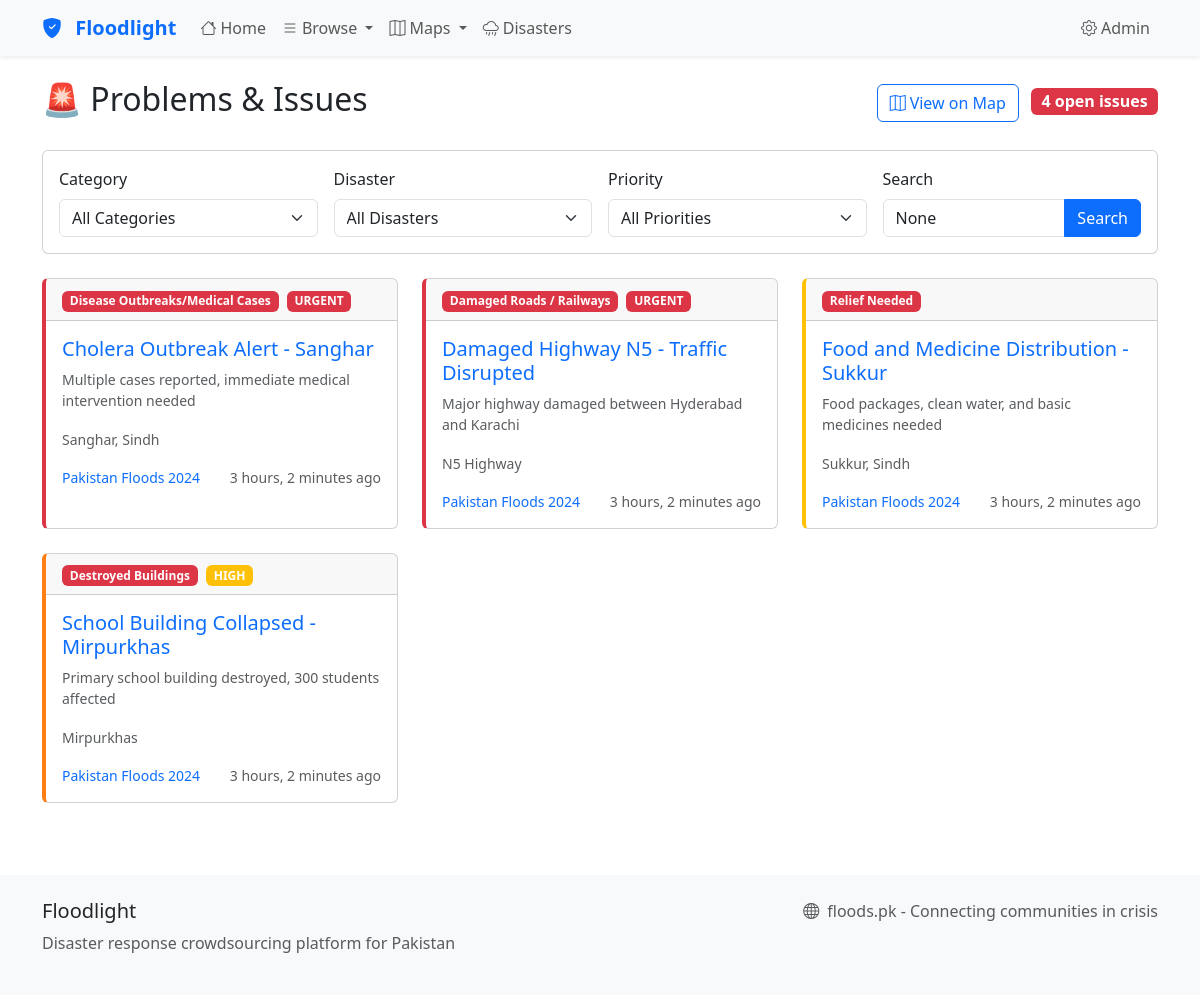
The app's page /problems/ with its own data.
### app/models.py (models this page shows, shortened)
class Need(models.Model):
    STATUS_CHOICES = [
        ('open', 'Open'),
        ('in_progress', 'In Progress'),
        ('resolved', 'Resolved'),
        ('verified', 'Verified'),
        ('closed', 'Closed'),
        ('reopened', 'Reopened'),
    ]
    disaster = models.ForeignKey(Disaster, on_delete=models.CASCADE, related_name='needs')
    category = models.ForeignKey(Category, on_delete=models.SET_NULL, null=True)
    title = models.CharField(max_length=200)
    description = models.TextField()
    location = models.CharField(max_length=255, blank=True)
    latitude = models.DecimalField(max_digits=9, decimal_places=6, null=True, blank=True)
    longitude = models.DecimalField(max_digits=9, decimal_places=6, null=True, blank=True)
    city = models.CharField(max_length=100, blank=True)
    contact_person = models.CharField(max_length=100, blank=True)
    contact_phone = models.CharField(max_length=20, blank=True)
    status = models.CharField(max_length=15, choices=STATUS_CHOICES, default='open')
    priority = models.CharField(max_length=10, choices=[
        ('low', 'Low'),
        ('medium', 'Medium'),
        ('high', 'High'),
        ('urgent', 'Urgent')
    ], default='medium')
    reported_by = models.ForeignKey('auth.User', on_delete=models.SET_NULL, null=True, blank=True)
    assigned_to = models.ForeignKey('auth.User', on_delete=models.SET_NULL, null=True, blank=True, related_name='assigned_needs')
    is_verified = models.BooleanField(default=False, help_text="Has this need been verified by a trusted source")
    verified_by = models.ForeignKey('auth.User', on_delete=models.SET_NULL, null=True, blank=True,
                                  related_name='verified_needs', help_text="User who verified this need")
    verified_at = models.DateTimeField(null=True, blank=True, help_text="When this need was verified")
    verification_notes = models.TextField(blank=True, help_text="Notes from the verification process")
    flag_count = models.PositiveIntegerField(default=0, help_text="Number of times this need has been reported")
    is_flagged = models.BooleanField(default=False, help_text="Is this need under review due to reports")
    created_at = models.DateTimeField(auto_now_add=True)
    updated_at = models.DateTimeField(auto_now=True)
    resolved_at = models.DateTimeField(null=True, blank=True)
    class Meta:
        ordering = ['-created_at']

class Category(models.Model):
    CATEGORY_TYPES = [
        ('problem', 'Problem/Issue'),
        ('service', 'Service/Solution'),
        ('information', 'Information/Data'),
    ]
    name = models.CharField(max_length=100, unique=True)
    description = models.TextField(blank=True)
    category_type = models.CharField(max_length=20, choices=CATEGORY_TYPES, default='problem')
    icon = models.CharField(max_length=50, blank=True, help_text="CSS icon class or emoji")
    class Meta:
        verbose_name_plural = "Categories"
        ordering = ['category_type', 'name']

class Disaster(models.Model):
    SEVERITY_CHOICES = [
        ('low', 'Low'),
        ('medium', 'Medium'),
        ('high', 'High'),
        ('critical', 'Critical'),
    ]
    name = models.CharField(max_length=200)
    slug = models.SlugField(max_length=100, unique=True)
    description = models.TextField(blank=True)
    affected_areas = models.TextField(help_text="Geographic areas affected by this disaster")
    severity = models.CharField(max_length=20, choices=SEVERITY_CHOICES, default='medium')
    start_date = models.DateField()
    end_date = models.DateField(null=True, blank=True)
    created_by = models.ForeignKey('auth.User', on_delete=models.SET_NULL, null=True, blank=True)
    created_at = models.DateTimeField(auto_now_add=True)
    updated_at = models.DateTimeField(auto_now=True)
    class Meta:
        ordering = ['-start_date']

### app/views.py (the view)
# urls.py: path('problems/', views.problems_list, name='problems_list'),
def problems_list(request):
    problems = Need.objects.filter(
        status='open',
        category__category_type='problem'
    ).select_related('category', 'disaster', 'reported_by')
    category_id = request.GET.get('category')
    if category_id:
        problems = problems.filter(category_id=category_id)
    disaster_id = request.GET.get('disaster')
    if disaster_id:
        problems = problems.filter(disaster_id=disaster_id)
    priority = request.GET.get('priority')
    if priority:
        problems = problems.filter(priority=priority)
    search_query = request.GET.get('search')
    if search_query:
        problems = problems.filter(
            Q(title__icontains=search_query) |
            Q(description__icontains=search_query) |
            Q(location__icontains=search_query)
        )
    paginator = Paginator(problems.order_by('-priority', '-created_at'), 12)
    page_number = request.GET.get('page')
    problems_page = paginator.get_page(page_number)
    context = {
        'problems': problems_page,
        'categories': Category.objects.filter(category_type='problem'),
        'disasters': Disaster.objects.filter(end_date__isnull=True),
        'current_category': category_id,
        'current_disaster': disaster_id,
        'current_priority': priority,
        'search_query': search_query,
        'priority_choices': Need._meta.get_field('priority').choices,
    }
    return render(request, 'app/problems_list.html', context)

### app/templates/app/problems_list.html (shortened to what this page needs)
{% extends 'app/base.html' %}
{% block content %}
<div class="container mt-4">
    <div class="row">
        <div class="col-12">
            <div class="d-flex justify-content-between align-items-center mb-4">
                <h1 class="h2">🚨 Problems & Issues</h1>
                <div>
                    <a href="{% url 'app:map_view' %}?type=problem" class="btn btn-outline-primary me-2">
                        <i class="bi bi-map me-1"></i>View on Map
                    </a>
                    <span class="badge bg-danger fs-6">{{ problems.paginator.count }} open issues</span>
                </div>
            </div>
            <div class="card mb-4">
                <div class="card-body">
                    <form method="get" class="row g-3">
                        <div class="col-md-3">
                            <label for="category" class="form-label">Category</label>
                            <select name="category" id="category" class="form-select">
                                <option value="">All Categories</option>
                            </select>
                        </div>
                        <div class="col-md-3">
                            <label for="disaster" class="form-label">Disaster</label>
                            <select name="disaster" id="disaster" class="form-select">
                                <option value="">All Disasters</option>
                            </select>
                        </div>
                        <div class="col-md-3">
                            <label for="priority" class="form-label">Priority</label>
                            <select name="priority" id="priority" class="form-select">
                                <option value="">All Priorities</option>
                            </select>
                        </div>
                        <div class="col-md-3">
                            <label for="search" class="form-label">Search</label>
                            <div class="input-group">
                                <input type="text" name="search" id="search" class="form-control"
                                       placeholder="Search problems..." value="{{ search_query }}">
                                <button type="submit" class="btn btn-primary">Search</button>
                            </div>
                        </div>
                    </form>
                </div>
            </div>
            <div class="row">
                {% for problem in problems %}
                <div class="col-lg-6 col-xl-4 mb-4">
                    <div class="card h-100 border-left-{{ problem.priority }}">
                        <div class="card-header d-flex justify-content-between align-items-center">
                            <div>
                                <span class="badge bg-danger">{{ problem.category.name }}</span>
                                {% if problem.priority == 'urgent' %}
                                <span class="badge bg-danger ms-1">URGENT</span>
                                {% elif problem.priority == 'high' %}
                                <span class="badge bg-warning ms-1">HIGH</span>
                                {% endif %}
                            </div>
                        </div>
                        <div class="card-body">
                            <h5 class="card-title">
                                <a href="{% url 'app:need_detail' problem.id %}" class="text-decoration-none">
                                    {{ problem.title }}
                                </a>
                            </h5>
                            <p class="card-text text-muted small">
                                {{ problem.description|truncatewords:15 }}
                            </p>
                            {% if problem.location %}
                            <p class="card-text">
                                <small class="text-muted">
                                     {{ problem.location }}
                                </small>
                            </p>
                            {% endif %}
                            <div class="d-flex justify-content-between align-items-center">
                                <small class="text-muted">
                                    <a href="{% url 'app:disaster_detail' problem.disaster.slug %}" class="text-decoration-none">
                                        {{ problem.disaster.name }}
                                    </a>
                                </small>
                                <small class="text-muted">{{ problem.created_at|timesince }} ago</small>
                            </div>
                        </div>
                    </div>
                </div>
                {% endfor %}
            </div>
        </div>
    </div>
</div>
{% endblock %}

### app/templates/app/problems_list.html (style rules this page uses)
.border-left-urgent { border-left: 4px solid #dc3545 !important; }
.border-left-high { border-left: 4px solid #fd7e14 !important; }
.border-left-medium { border-left: 4px solid #ffc107 !important; }

### records on screen
Need: category.name "Disease Outbreaks/Medical Cases", priority "URGENT", title "Cholera Outbreak Alert - Sanghar", description "Multiple cases reported, immediate medical intervention needed", location "Sanghar, Sindh", disaster.name "Pakistan Floods 2024", created_at "3 hours, 2 minutes"
Need: category.name "Damaged Roads / Railways", priority "URGENT", title "Damaged Highway N5 - Traffic Disrupted", description "Major highway damaged between Hyderabad and Karachi", location "N5 Highway", disaster.name "Pakistan Floods 2024", created_at "3 hours, 2 minutes"
Need: category.name "Relief Needed", title "Food and Medicine Distribution - Sukkur", description "Food packages, clean water, and basic medicines needed", location "Sukkur, Sindh", disaster.name "Pakistan Floods 2024", created_at "3 hours, 2 minutes"
Need: category.name "Destroyed Buildings", priority "HIGH", title "School Building Collapsed - Mirpurkhas", description "Primary school building destroyed, 300 students affected", location "Mirpurkhas", disaster.name "Pakistan Floods 2024", created_at "3 hours, 2 minutes"

### other values on screen
{{ problems.paginator.count }} "4"
